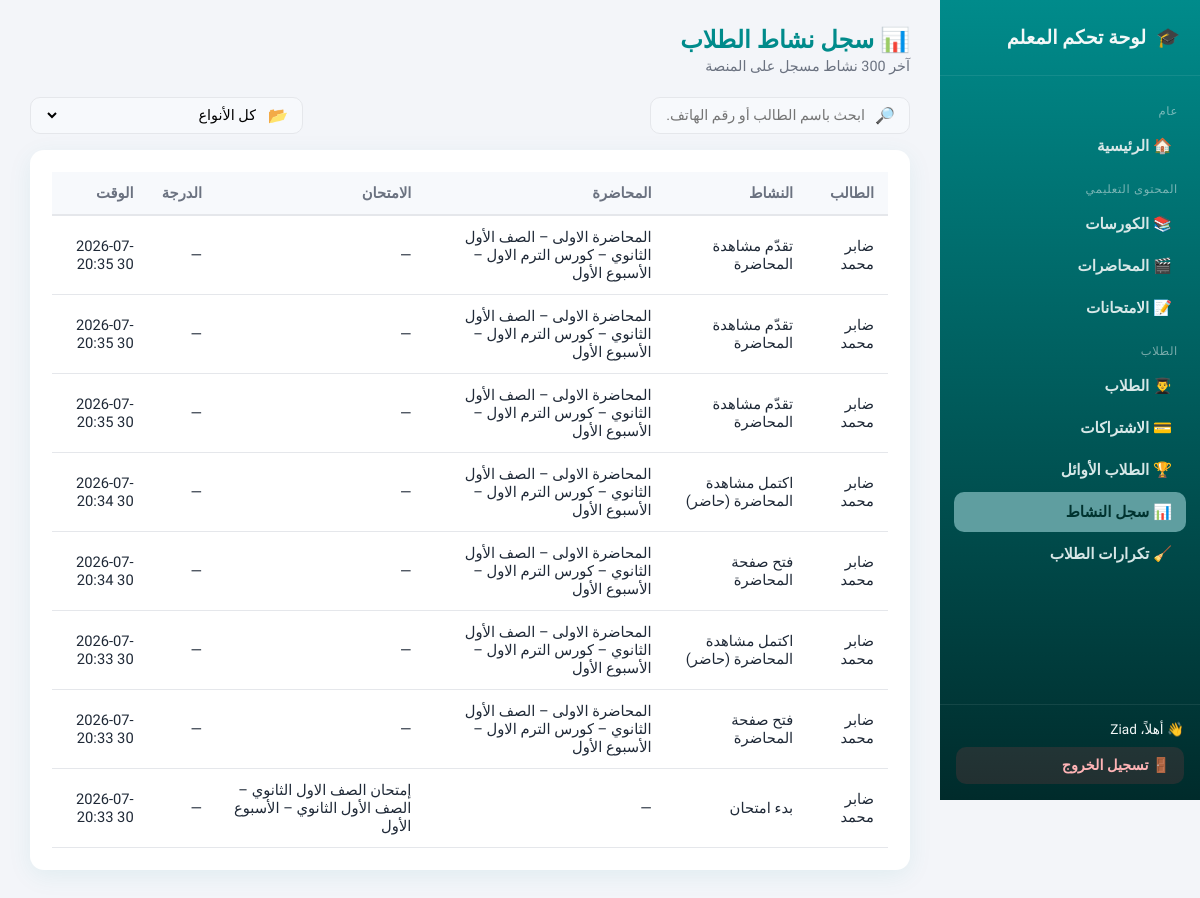
/dashboard/activity-log/ (signed in), run on an earlier commit of the app's database.
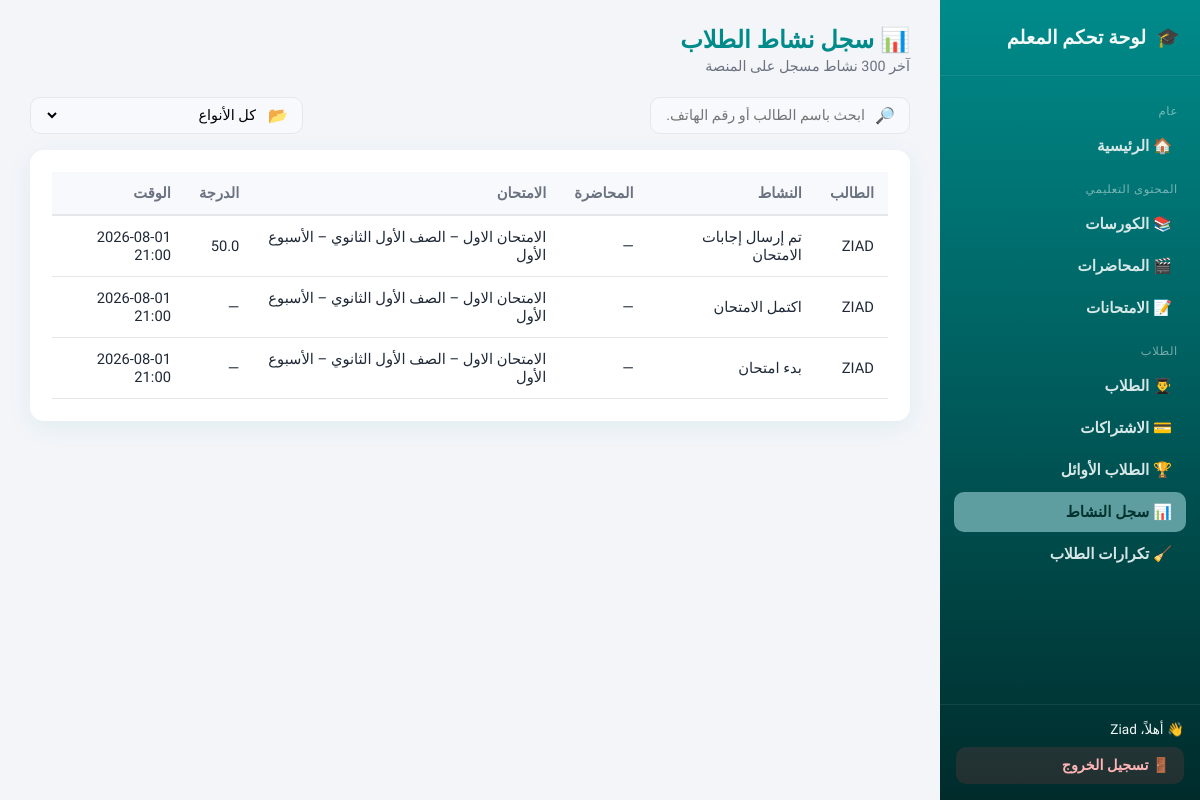
And on a later commit of the database.
### accounts/models.py (models this page shows, shortened)
class ActivityLog(models.Model):
    ACTIVITY_TYPES = [
        ('lecture_view', 'فتح صفحة المحاضرة'),
        ('lecture_progress', 'تقدّم مشاهدة المحاضرة'),
        ('lecture_present', 'اكتمل مشاهدة المحاضرة (حاضر)'),
        ('exam_started', 'بدء امتحان'),
        ('exam_submitted', 'تم إرسال إجابات الامتحان'),
        ('exam_completed', 'اكتمل الامتحان'),
        ('login', 'تسجيل دخول'),
        ('logout', 'تسجيل خروج'),
        ('other', 'نشاط آخر'),
    ]
    student = models.ForeignKey(
        'accounts.Student',
        on_delete=models.CASCADE,
        related_name='activity_logs',
        verbose_name="الطالب"
    )
    activity_type = models.CharField(max_length=30, choices=ACTIVITY_TYPES, verbose_name="نوع النشاط")
    lecture = models.ForeignKey('content.Lecture', null=True, blank=True, on_delete=models.CASCADE, verbose_name="المحاضرة")
    exam = models.ForeignKey('content.Exam', null=True, blank=True, on_delete=models.CASCADE, verbose_name="الامتحان")
    details = models.JSONField(null=True, blank=True, verbose_name="تفاصيل")
    score = models.FloatField(null=True, blank=True, verbose_name="الدرجة")
    created_at = models.DateTimeField(auto_now_add=True, verbose_name="الوقت")
    class Meta:
        verbose_name = "سجل نشاط"
        verbose_name_plural = "سجلات النشاط"
        ordering = ('-created_at',)

class Student(models.Model):
    user = models.OneToOneField(User, on_delete=models.CASCADE, null=True, blank=True)
    full_name = models.CharField(max_length=150, verbose_name="الاسم رباعي")
    parent_phone_number = models.CharField(max_length=15, unique=True, verbose_name="رقم هاتف ولي الأمر")
    governorate = models.CharField(max_length=100, verbose_name="المحافظة")
    grade = models.CharField(
        max_length=50,
        verbose_name="الصف الدراسي",
        choices=[
            ('1', 'الصف الأول الثانوي'),
            ('2', 'الصف الثاني الثانوي'),
            ('3', 'الصف الثالث الثانوي'),
            ('4', 'أولى إعدادي'),
            ('5', 'تانية إعدادي'),
            ('6', 'تالته إعدادي'),
        ]
    )
    password = models.CharField(max_length=128, verbose_name="كلمة المرور", default='default_password')
    courses = models.ManyToManyField(Course, related_name='student_courses', verbose_name="الكورسات", blank=True)
    viewed_lectures = models.ManyToManyField('content.Lecture', related_name='students_who_watched', verbose_name="المحاضرات المشاهدة", blank=True)
    attempted_exams = models.ManyToManyField('content.Exam', related_name='students_who_attempted', verbose_name="الامتحانات المجربة", blank=True)
    videos_watched = models.PositiveIntegerField(default=0, verbose_name="عدد الفيديوهات المشاهدة")
    exams_completed = models.PositiveIntegerField(default=0, verbose_name="عدد الاختبارات المنهية")
    average_score = models.FloatField(default=0.0, verbose_name="متوسط النتائج")
    total_lecture_time = models.PositiveIntegerField(default=0, verbose_name="إجمالي مدة المحاضرات (بالدقائق)")
    total_video_views = models.PositiveIntegerField(default=0, verbose_name="إجمالي عدد مرات مشاهدة الفيديوهات")
    total_exam_views = models.PositiveIntegerField(default=0, verbose_name="إجمالي عدد مرات فتح الاختبارات")
    total_exam_completions = models.PositiveIntegerField(default=0, verbose_name="إجمالي عدد مرات إنهاء الاختبارات")
    def __str__(self):
        return self.full_name

### content/models.py (models this page shows, shortened)
class Lecture(models.Model):
    title          = models.CharField(max_length=255, verbose_name="عنوان المحاضرة")
    description    = models.TextField(verbose_name="الوصف", null=True, blank=True)
    video          = models.FileField(upload_to="videos/", verbose_name="ملف الفيديو", blank=True, null=True)
    youtube_iframe = models.TextField(verbose_name="كود تضمين فيديو YouTube", blank=True, null=True)
    grade       = models.CharField(max_length=10, choices=GRADE_CHOICES, verbose_name="الصف الدراسي", null=True, blank=True)
    course      = models.ForeignKey("content.Course", on_delete=models.CASCADE, verbose_name="الكورس", null=True, blank=True)
    week        = models.CharField(max_length=10, choices=WEEK_CHOICES, verbose_name="الأسبوع", null=True, blank=True)
    created_at  = models.DateTimeField(auto_now_add=True, verbose_name="تاريخ الإضافة", null=True, blank=True)
    duration_seconds = models.PositiveIntegerField(default=0, verbose_name="مدة المحاضرة بالثواني")
    def __str__(self):
        grade_disp  = dict(GRADE_CHOICES).get(self.grade, "غير محدد")
        week_disp   = self.get_week_display() if self.week else "غير محدد"
        course_name = self.course.title if self.course else "بدون كورس"
        return f"{self.title} – {grade_disp} – {course_name} – {week_disp}"

class Course(models.Model):
    title       = models.CharField(max_length=255, verbose_name="عنوان الكورس")
    description = models.TextField(verbose_name="الوصف")
    image       = models.ImageField(upload_to='course_images/', verbose_name="الصورة")
    price       = models.DecimalField(max_digits=10, decimal_places=2, verbose_name="السعر")
    grade       = models.CharField(max_length=10, choices=GRADE_CHOICES, verbose_name="الصف الدراسي", default='1')
    created_at  = models.DateTimeField(auto_now_add=True, verbose_name="تاريخ الإنشاء")
    updated_at  = models.DateTimeField(auto_now=True,      verbose_name="آخر تحديث")
    class Meta:
        verbose_name        = "Course"
        verbose_name_plural = "Courses"

class Exam(models.Model):
    title           = models.CharField(max_length=255, verbose_name="عنوان الامتحان")
    description     = models.TextField(verbose_name="الوصف", null=True, blank=True)
    grade           = models.CharField(max_length=10, choices=GRADE_CHOICES, verbose_name="الصف الدراسي", null=True, blank=True)
    course          = models.ForeignKey("content.Course", on_delete=models.CASCADE, verbose_name="الكورس", null=True, blank=True)
    week            = models.CharField(max_length=10, choices=WEEK_CHOICES, verbose_name="الأسبوع", null=True, blank=True)
    created_at      = models.DateTimeField(auto_now_add=True, verbose_name="تاريخ الإضافة", null=True, blank=True)
    total_mcq_score = models.PositiveIntegerField(default=0, verbose_name="المجموع الكلي للاختيارات")
    duration_minutes= models.PositiveIntegerField(default=30, verbose_name="مدة الامتحان (دقائق)")
    def __str__(self):
        grade_disp = dict(GRADE_CHOICES).get(self.grade, "غير محدد")
        week_disp  = self.get_week_display() if self.week else "غير محدد"
        return f"{self.title} – {grade_disp} – {week_disp}"

### dashboard/views.py (the view)
# urls.py: path('activity-log/', views.activity_log_list, name='activity_log'),
@staff_required
def activity_log_list(request):
    qs = ActivityLog.objects.select_related('student', 'lecture', 'exam').order_by('-created_at')
    student_q = request.GET.get('student', '').strip()
    type_q = request.GET.get('type', '').strip()
    if student_q:
        qs = qs.filter(
            Q(student__full_name__icontains=student_q) |
            Q(student__parent_phone_number__icontains=student_q)
        )
    if type_q:
        qs = qs.filter(activity_type=type_q)
    return render(request, 'dashboard/activity_log.html', {
        'logs': qs[:300],
        'student_q': student_q,
        'type_q': type_q,
        'activity_types': ActivityLog.ACTIVITY_TYPES,
        'active_nav': 'activity-log',
    })

### accounts/context_processors.py (called while the page is built)
def student_session(request):
    is_registered = request.session.get("is_registered", False)
    student_name = request.session.get("student_name", None)
    student_obj = None
    student_id = request.session.get("student_id")
    if student_id:
        try:
            student_obj = Student.objects.filter(id=student_id).first()
        except Exception:
            student_obj = None
    return {
        "is_registered": is_registered,
        "student_name": student_name,
        "student": student_obj,
    }

### dashboard/templates/dashboard/activity_log.html (shortened to what this page needs)
{% extends "dashboard/base.html" %}
{% block content %}
<div class="dash-topbar">
  <div>
    <h1>📊 سجل نشاط الطلاب</h1>
    <div class="subtitle">آخر 300 نشاط مسجل على المنصة</div>
  </div>
</div>
<div class="toolbar">
  <form class="search-box" method="get" style="min-width:260px;">
    <span>🔎</span>
    <input type="text" name="student" placeholder="ابحث باسم الطالب أو رقم الهاتف..." value="{{ student_q }}" />
  </form>
  <form class="search-box" method="get" style="min-width:220px;">
    <span>📂</span>
    <select name="type" onchange="this.form.submit()" style="border:none;background:transparent;font-family:inherit;font-size:0.9rem;flex:1;">
      <option value="">كل الأنواع</option>
    </select>
  </form>
</div>
<div class="panel">
  {% if logs %}
  <div class="table-wrap">
    <table class="dash-table">
      <thead>
        <tr>
          <th>الطالب</th>
          <th>النشاط</th>
          <th>المحاضرة</th>
          <th>الامتحان</th>
          <th>الدرجة</th>
          <th>الوقت</th>
        </tr>
      </thead>
      <tbody>
        {% for log in logs %}
        <tr>
          <td>{{ log.student }}</td>
          <td>{{ log.get_activity_type_display }}</td>
          <td>{{ log.lecture|default:"—" }}</td>
          <td>{{ log.exam|default:"—" }}</td>
          <td>{{ log.score|default:"—" }}</td>
          <td>{{ log.created_at|date:"Y-m-d H:i" }}</td>
        </tr>
        {% endfor %}
      </tbody>
    </table>
  </div>
  {% else %}
  <div class="empty-state">
    <div class="emoji">📭</div>
    لا توجد نتائج مطابقة.
  </div>
  {% endif %}
</div>
{% endblock %}

### dashboard/templates/dashboard/base.html (shortened to what this page needs)
{% load static %}
<!DOCTYPE html>
<html lang="ar" dir="rtl">
<head>
  <link rel="stylesheet" href="{% static 'dashboard/css/style.css' %}" />
</head>
<body class="dash-body">
  <div class="dash-shell">
    <aside class="dash-sidebar">
      <div class="brand">
        <span>🎓</span>
        <span>لوحة تحكم المعلم</span>
      </div>
      <nav class="dash-nav">
        <div class="nav-section-title">عام</div>
        <a class="nav-link {% if active_nav == 'home' %}active{% endif %}" href="{% url 'dashboard:home' %}">🏠 الرئيسية</a>
        <div class="nav-section-title">المحتوى التعليمي</div>
        <a class="nav-link {% if active_nav == 'courses' %}active{% endif %}" href="{% url 'dashboard:list' 'courses' %}">📚 الكورسات</a>
        <a class="nav-link {% if active_nav == 'lectures' %}active{% endif %}" href="{% url 'dashboard:list' 'lectures' %}">🎬 المحاضرات</a>
        <a class="nav-link {% if active_nav == 'exams' %}active{% endif %}" href="{% url 'dashboard:list' 'exams' %}">📝 الامتحانات</a>
        <div class="nav-section-title">الطلاب</div>
        <a class="nav-link {% if active_nav == 'students' %}active{% endif %}" href="{% url 'dashboard:list' 'students' %}">👨‍🎓 الطلاب</a>
        <a class="nav-link {% if active_nav == 'subscriptions' %}active{% endif %}" href="{% url 'dashboard:list' 'subscriptions' %}">💳 الاشتراكات</a>
        <a class="nav-link {% if active_nav == 'top-students' %}active{% endif %}" href="{% url 'dashboard:list' 'top-students' %}">🏆 الطلاب الأوائل</a>
        <a class="nav-link {% if active_nav == 'activity-log' %}active{% endif %}" href="{% url 'dashboard:activity_log' %}">📊 سجل النشاط</a>
        <a class="nav-link {% if active_nav == 'duplicates' %}active{% endif %}" href="{% url 'dashboard:student_duplicates' %}">🧹 تكرارات الطلاب</a>
      </nav>
      <div class="sidebar-footer">
        <div style="margin-bottom:10px;">👋 أهلاً، {{ request.user.get_full_name|default:request.user.username }}</div>
        <form method="post" action="{% url 'dashboard:logout' %}">
          <button type="submit" class="logout-btn">🚪 تسجيل الخروج</button>
        </form>
      </div>
    </aside>
    <main class="dash-main">
      {% block content %}{% endblock %}
    </main>
  </div>
</body>
</html>

### dashboard/static/dashboard/css/style.css (style rules this page uses)
:root { --sidebar-w: 260px; --bg: #f3f5f9; --card-bg: #ffffff; --primary: #008b8b; --primary-light: #0e7a79; --accent: #5f9ea0; --accent-soft: #e7f0f1; --danger: #e5484d; --danger-soft: #fdecec; --warning: #f5a524; --text: #1f2937; --text-muted: #6b7280; --border: #e5e7eb; --radius: 14px; --shadow: 0 6px 24px rgba(0, 139, 139, 0.08); font-family: "Tajawal", sans-serif; }
* { box-sizing: border-box; }
body.dash-body { margin: 0; background: var(--bg); color: var(--text); font-family: "Tajawal", sans-serif; direction: rtl; }
a { text-decoration: none; color: inherit; }
.dash-shell { display: flex; min-height: 100vh; }
.dash-sidebar { width: var(--sidebar-w); background: linear-gradient(180deg, var(--primary), #002b2b); color: #f3f8f8; flex-shrink: 0; display: flex; flex-direction: column; position: sticky; top: 0; height: 100vh; overflow-y: auto; }
.dash-sidebar .brand { padding: 26px 20px; font-size: 1.2rem; font-weight: 800; border-bottom: 1px solid rgba(255,255,255,0.08); display: flex; align-items: center; gap: 10px; }
.dash-nav { padding: 14px 10px; flex: 1; }
.dash-nav .nav-section-title { font-size: 0.72rem; color: rgba(243, 248, 248, 0.5); text-transform: uppercase; letter-spacing: .06em; padding: 14px 12px 6px; }
.dash-nav a.nav-link { display: flex; align-items: center; gap: 10px; padding: 11px 14px; margin: 2px 4px; border-radius: 10px; font-weight: 600; font-size: 0.95rem; color: #d7e7e7; transition: 0.2s; }
.dash-nav a.nav-link.active { background: var(--accent); color: #00332f; }
.dash-sidebar .sidebar-footer { padding: 16px; border-top: 1px solid rgba(255,255,255,0.08); font-size: 0.85rem; }
.logout-btn { display: flex; align-items: center; gap: 8px; padding: 10px 14px; border-radius: 10px; background: rgba(229,72,77,0.15); color: #ffb4b6; font-weight: 700; width: 100%; border: none; cursor: pointer; font-family: inherit; font-size: 0.9rem; }
.dash-main { flex: 1; min-width: 0; padding: 26px 30px 60px; }
.dash-topbar { display: flex; align-items: center; justify-content: space-between; margin-bottom: 22px; flex-wrap: wrap; gap: 12px; }
.dash-topbar h1 { font-size: 1.5rem; font-weight: 800; margin: 0; color: var(--primary); }
.dash-topbar .subtitle { color: var(--text-muted); font-size: 0.9rem; margin-top: 4px; }
.panel { background: var(--card-bg); border-radius: var(--radius); box-shadow: var(--shadow); padding: 22px; margin-bottom: 22px; }
.table-wrap { overflow-x: auto; }
table.dash-table { width: 100%; border-collapse: collapse; font-size: 0.92rem; }
table.dash-table th { text-align: right; padding: 12px 14px; background: #f7f9fc; color: var(--text-muted); font-weight: 700; border-bottom: 2px solid var(--border); white-space: nowrap; }
table.dash-table td { padding: 12px 14px; border-bottom: 1px solid var(--border); vertical-align: middle; }
.toolbar { display: flex; justify-content: space-between; align-items: center; gap: 12px; margin-bottom: 16px; flex-wrap: wrap; }
.search-box { display: flex; align-items: center; gap: 8px; background: #f7f9fc; border: 1px solid var(--border); border-radius: 10px; padding: 8px 14px; min-width: 240px; }
.search-box input { border: none; background: transparent; outline: none; font-family: inherit; font-size: 0.9rem; flex: 1; }

What changed in the data, as far as the page shows it:
removed ActivityLog: student "ضابر محمد", activity_type "تقدّم مشاهدة المحاضرة", lecture "المحاضرة الاولى – الصف الأول الثانوي – كورس الترم الاول – الأسبوع الأول", exam "—", score "—", created_at "2026-07-30 20:35"
removed ActivityLog: student "ضابر محمد", activity_type "تقدّم مشاهدة المحاضرة", lecture "المحاضرة الاولى – الصف الأول الثانوي – كورس الترم الاول – الأسبوع الأول", exam "—", score "—", created_at "2026-07-30 20:35"
removed ActivityLog: student "ضابر محمد", activity_type "تقدّم مشاهدة المحاضرة", lecture "المحاضرة الاولى – الصف الأول الثانوي – كورس الترم الاول – الأسبوع الأول", exam "—", score "—", created_at "2026-07-30 20:35"
removed ActivityLog: student "ضابر محمد", activity_type "اكتمل مشاهدة المحاضرة (حاضر)", lecture "المحاضرة الاولى – الصف الأول الثانوي – كورس الترم الاول – الأسبوع الأول", exam "—", score "—", created_at "2026-07-30 20:34"
removed ActivityLog: student "ضابر محمد", activity_type "فتح صفحة المحاضرة", lecture "المحاضرة الاولى – الصف الأول الثانوي – كورس الترم الاول – الأسبوع الأول", exam "—", score "—", created_at "2026-07-30 20:34"
removed ActivityLog: student "ضابر محمد", activity_type "اكتمل مشاهدة المحاضرة (حاضر)", lecture "المحاضرة الاولى – الصف الأول الثانوي – كورس الترم الاول – الأسبوع الأول", exam "—", score "—", created_at "2026-07-30 20:33"
removed ActivityLog: student "ضابر محمد", activity_type "فتح صفحة المحاضرة", lecture "المحاضرة الاولى – الصف الأول الثانوي – كورس الترم الاول – الأسبوع الأول", exam "—", score "—", created_at "2026-07-30 20:33"
removed ActivityLog: student "ضابر محمد", activity_type "بدء امتحان", lecture "—", exam "إمتحان الصف الاول الثانوي – الصف الأول الثانوي – الأسبوع الأول", score "—", created_at "2026-07-30 20:33"
added ActivityLog: student "ZIAD", activity_type "تم إرسال إجابات الامتحان", lecture "—", exam "الامتحان الاول – الصف الأول الثانوي – الأسبوع الأول", score "50.0", created_at "2026-08-01 21:00"
added ActivityLog: student "ZIAD", activity_type "اكتمل الامتحان", lecture "—", exam "الامتحان الاول – الصف الأول الثانوي – الأسبوع الأول", score "—", created_at "2026-08-01 21:00"
added ActivityLog: student "ZIAD", activity_type "بدء امتحان", lecture "—", exam "الامتحان الاول – الصف الأول الثانوي – الأسبوع الأول", score "—", created_at "2026-08-01 21:00"
